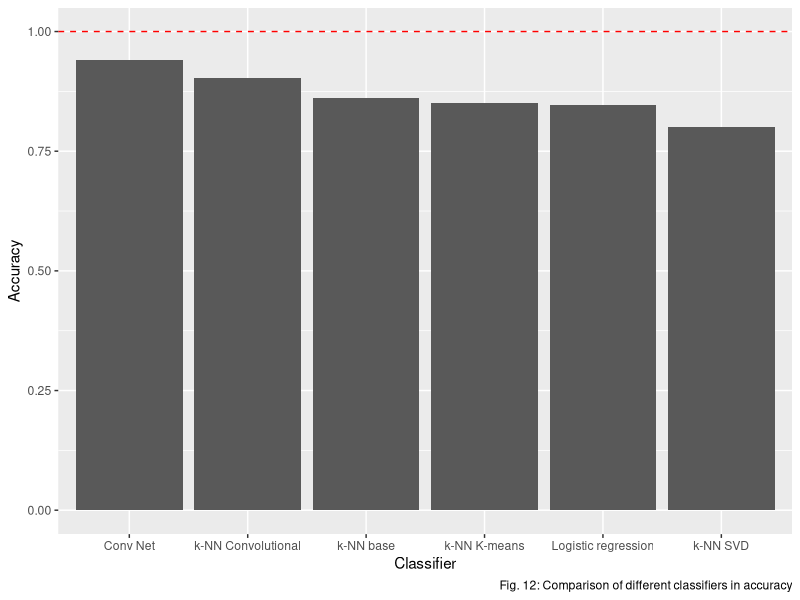

Reproduce this figure in R.
## ---- chunk 1
library(ggplot2)

df <- data.frame(x = c("Conv Net","k-NN Convolutional","k-NN base","k-NN K-means","Logistic regression","k-NN SVD"),
                 y = c(0.941,0.902,0.8606,0.8512, 0.847,0.8001))

ggplot(df, aes(reorder(x, -y, sum), y)) + geom_col() +
    ylim(0,1) +
    geom_hline(yintercept=1, linetype="dashed", color = "red") +
    xlab("Classifier") +
    ylab("Accuracy") +
    labs(caption="Fig. 12: Comparison of different classifiers in accuracy")
